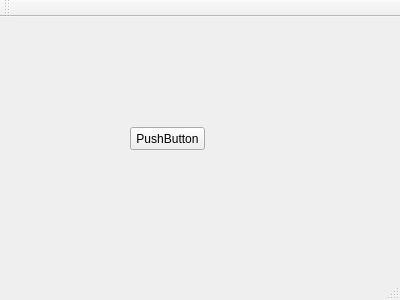
<?xml version="1.0" encoding="UTF-8"?>
<ui version="4.0">
 <class>MainWindow</class>
 <widget class="QMainWindow" name="MainWindow">
  <property name="geometry">
   <rect>
    <x>0</x>
    <y>0</y>
    <width>400</width>
    <height>300</height>
   </rect>
  </property>
  <property name="windowTitle">
   <string>MainWindow</string>
  </property>
  <widget class="QWidget" name="centralWidget">
   <widget class="QPushButton" name="pushButton">
    <property name="geometry">
     <rect>
      <x>130</x>
      <y>110</y>
      <width>75</width>
      <height>23</height>
     </rect>
    </property>
    <property name="text">
     <string>PushButton</string>
    </property>
   </widget>
  </widget>
  <widget class="QMenuBar" name="menuBar">
   <property name="geometry">
    <rect>
     <x>0</x>
     <y>0</y>
     <width>400</width>
     <height>18</height>
    </rect>
   </property>
  </widget>
  <widget class="QToolBar" name="mainToolBar">
   <attribute name="toolBarArea">
    <enum>TopToolBarArea</enum>
   </attribute>
   <attribute name="toolBarBreak">
    <bool>false</bool>
   </attribute>
  </widget>
  <widget class="QStatusBar" name="statusBar"/>
 </widget>
 <layoutdefault spacing="6" margin="11"/>
 <resources/>
 <connections/>
</ui>
